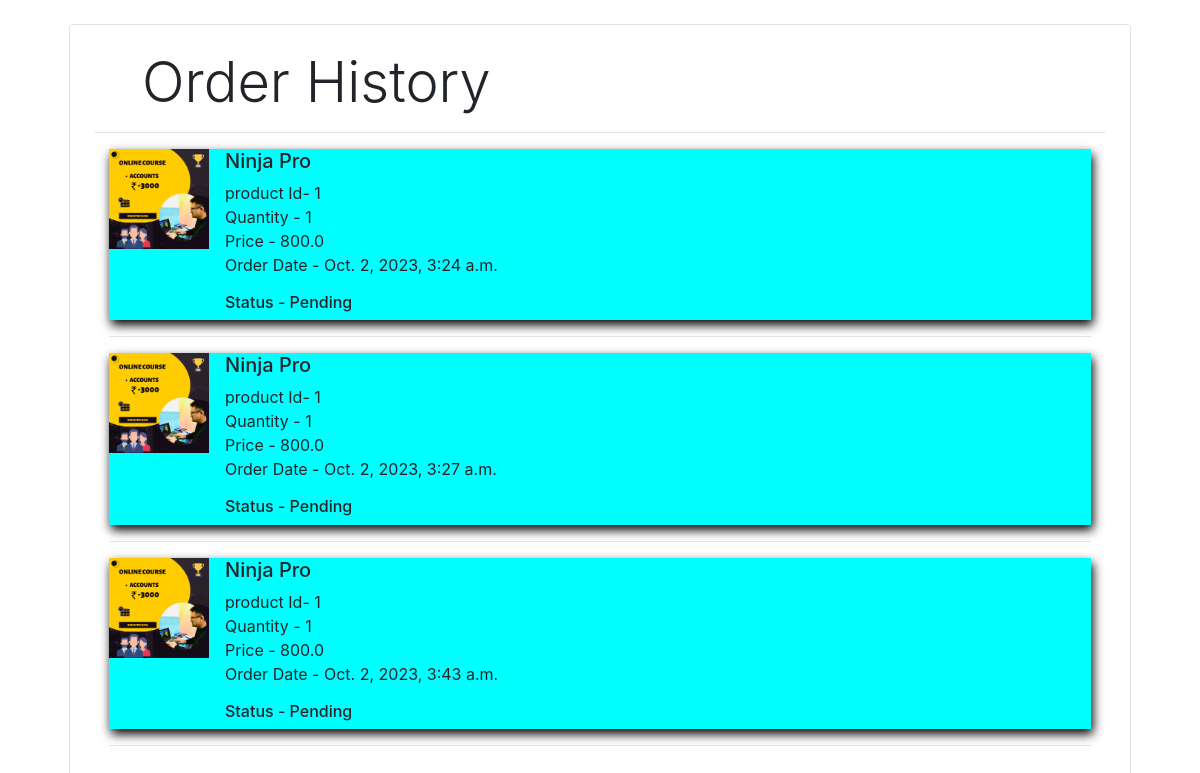
The page /myorders (signed in) on the database its author committed.
### mainpage/models.py (models this page shows, shortened)
class order(models.Model):
    customer=models.ForeignKey(ExtendedUser,on_delete=models.CASCADE)
    product_order=models.ForeignKey(Product,on_delete=models.CASCADE)
    cust_ki_id=models.IntegerField(default=0)
    cust_ka_name=models.CharField(max_length=100,default=0)
    cust_ka_username=models.CharField(max_length=100,default=0)
    cust_ka_phone=models.CharField(max_length=12,default=0)
    cust_ka_alt_no=models.CharField(max_length=12,default=0)
    cust_ki_email=models.CharField(max_length=100,default=0)
    cust_ka_address=models.CharField(max_length=500,default=0)
    Product_ki_id=models.IntegerField(default=0)
    product_ki_img=models.ImageField(upload_to='productimages',default=0)
    Product_ki_quantity=models.IntegerField(default=1)
    product_ki_price=models.FloatField(default=0)
    product_ka_name=models.CharField(max_length=100,default=0)
    status=models.BooleanField(default=False)
    add_on=models.DateTimeField(auto_now_add=True,null=True)

### mainpage/views.py (the view)
def myorders(request):
    if request.user.is_authenticated:
        mcart=order.objects.filter(cust_ki_id=request.user.id)
        return render(request,'myorders.html',{'mcart':mcart})
    return redirect('login')

### mainpage/templatetags/custom_filter.py (called while the page is built)
@register.filter(name='multiply')
def multiply(number  , number1):
    return number*number1

### templates/myorders.html (shortened to what this page needs)
<!DOCTYPE html>
<html lang="en">
<head>
  {% load custom_filter %}
</head>
<link rel="stylesheet" href="https://stackpath.bootstrapcdn.com/bootstrap/4.5.2/css/bootstrap.min.css"
>
<body>
  <div class="container">
    <div class="border rounded p-4 m-4">
      <p class="display-4 pl-4 ml-4">Order History</p>
      <hr>
      <section class="maindata container">
        {% for i in mcart %}
        <div class="media" style="background-color: aqua;box-shadow: 2px 5px 10px black;">
          <img src="{{i.product_ki_img.url}}" class="mr-3 img-fluid" alt="..." style="width: 100px;">
          <div class="media-body">
            <h5 class="mt-0" style="text-transform: capitalize;">{{i.product_ka_name}}</h5>
            <p> product Id- {{i.Product_ki_id}} <br> Quantity - {{i.Product_ki_quantity}} <br> Price -
              {{i.Product_ki_quantity|multiply:i.product_ki_price}} <br> Order Date - {{i.add_on}} </p>
            {% if i.status %}
            <h6> Status - Delivered</h6>
            {% else %}
            <h6> Status - Pending</h6>
            {% endif %}
          </div>
        </div>
        <hr>
        {% endfor %}
      </section>
    </div>
</body>
</html>

### rows shown on the page
order: product_ki_img (picture), product_ka_name "Ninja Pro", Product_ki_id "1", Product_ki_quantity "1", Product_ki_quantity|multiply "800.0", add_on "Oct. 2, 2023, 3:24 a.m.", status "Status - Pending"
order: product_ki_img (picture), product_ka_name "Ninja Pro", Product_ki_id "1", Product_ki_quantity "1", Product_ki_quantity|multiply "800.0", add_on "Oct. 2, 2023, 3:27 a.m.", status "Status - Pending"
order: product_ki_img (picture), product_ka_name "Ninja Pro", Product_ki_id "1", Product_ki_quantity "1", Product_ki_quantity|multiply "800.0", add_on "Oct. 2, 2023, 3:43 a.m.", status "Status - Pending"
